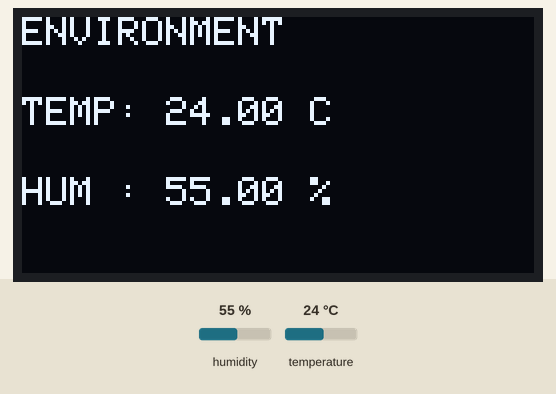
The sketch below on a simulated Arduino Uno, built with avr-gcc and run on an emulated ATmega328P. Shown: 128×64 one-colour display. The test bench sets the inputs (shaded band); at power-on: humidity 55 %, temperature 24 °C. What the sketch prints to the serial monitor is not drawn.

Above: at 3.2 s.
3.3 s: humidity set to 22 %
At 4.8 s:
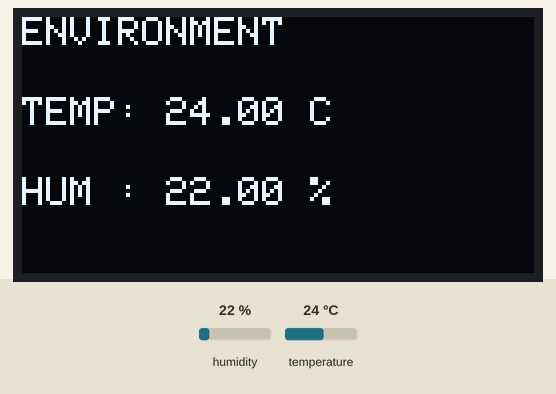
6.0 s: temperature set to 12 °C
At 6.5 s:
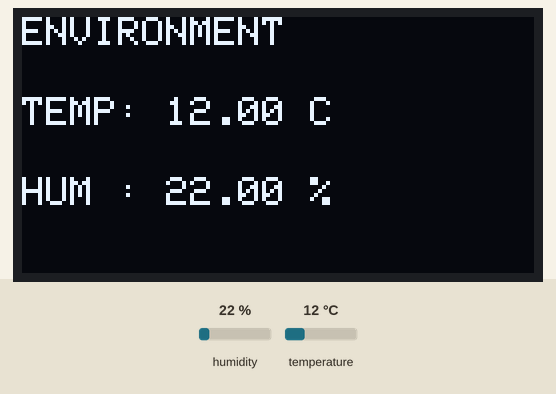
8.7 s: humidity set to 40 %
At 11.1 s:
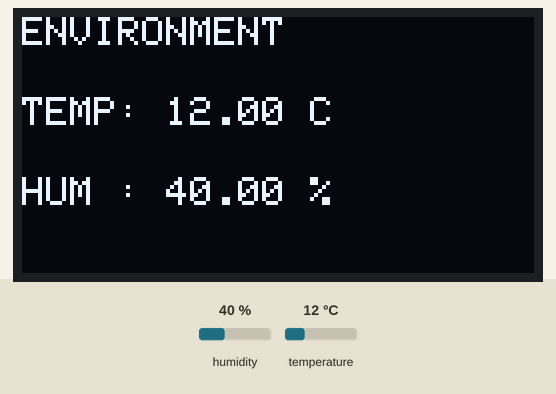
11.7 s: temperature set to 19 °C
14.4 s: humidity set to 68 %
At 17.4 s:
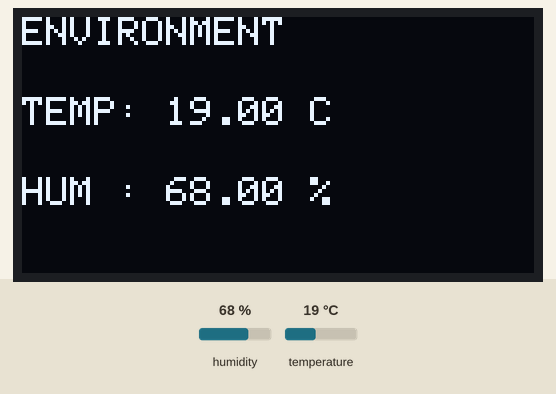
Timing chart, 0 to 18.8 s (numbered marks = the images above; inputs shaded):
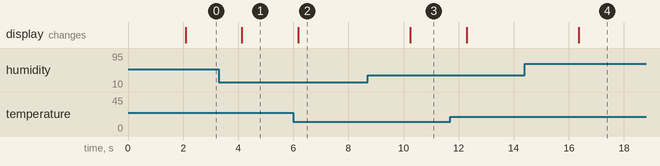

The sketch:

wokwi_environment_monitor.ino
```cpp
#include <Wire.h>
#include <Adafruit_GFX.h>
#include <Adafruit_SSD1306.h>
#include "DHT.h"

#define DHT_PIN 2
#define DHT_TYPE DHT22

#define SCREEN_WIDTH 128
#define SCREEN_HEIGHT 64

DHT dht(DHT_PIN, DHT_TYPE);

Adafruit_SSD1306 display(
  SCREEN_WIDTH,
  SCREEN_HEIGHT,
  &Wire,
  -1
);

void setup() {
  Serial.begin(9600);

  dht.begin();

  if (!display.begin(SSD1306_SWITCHCAPVCC, 0x3C)) {
    Serial.println("OLED not found!");
    while (1);
  }

  display.clearDisplay();
  display.setTextSize(1);
  display.setTextColor(SSD1306_WHITE);

  display.setCursor(0, 0);
  display.println("Environment");
  display.println("Monitoring System");

  display.display();

  delay(2000);
}

void loop() {
  float temperature = dht.readTemperature();
  float humidity = dht.readHumidity();

  if (isnan(temperature) || isnan(humidity)) {
    Serial.println("DHT sensor error!");
    return;
  }

  // Serial output
  Serial.print("Temperature: ");
  Serial.print(temperature);
  Serial.println(" C");

  Serial.print("Humidity: ");
  Serial.print(humidity);
  Serial.println(" %");

  Serial.println("--------------------");

  // OLED output
  display.clearDisplay();

  display.setCursor(0, 0);
  display.println("ENVIRONMENT");

  display.setCursor(0, 20);
  display.print("TEMP: ");
  display.print(temperature);
  display.println(" C");

  display.setCursor(0, 40);
  display.print("HUM : ");
  display.print(humidity);
  display.println(" %");

  display.display();

  delay(2000);
}
```

Measured:
- after the input at 3.3 s, the display: changes after 0.84 s (image 1)
- after the input at 6.0 s, the display: changes after 0.17 s (image 2)
- after the input at 8.7 s, the display: changes after 1.5 s (image 3)
- after the input at 14.4 s, the display: changes after 2.0 s (image 4)
